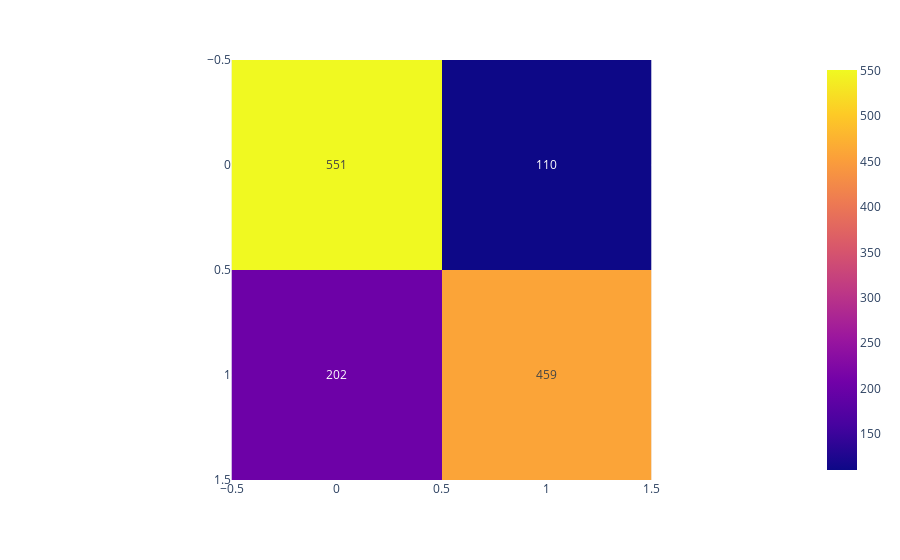

Here is the notebook cell this chart was saved with:
### Code cell
px.imshow(confusion_matrix(y_test, pred), text_auto=True)

### Figure 1 — Plotly figure (JSON) as saved in the notebook; plotly's stock layout.template omitted (floating-point values rounded to 4 significant figures)
{"data": [{"coloraxis": "coloraxis", "hovertemplate": "x: %{x}<br>y: %{y}<br>color: %{z}<extra></extra>", "name": "0", "texttemplate": "%{z}", "type": "heatmap", "xaxis": "x", "yaxis": "y", "z": [[551, 110], [202, 459]]}], "layout": {"coloraxis": {"colorscale": [[0, "#0d0887"], [0.1111, "#46039f"], [0.2222, "#7201a8"], [0.3333, "#9c179e"], [0.4444, "#bd3786"], [0.5556, "#d8576b"], [0.6667, "#ed7953"], [0.7778, "#fb9f3a"], [0.8889, "#fdca26"], [1, "#f0f921"]]}, "margin": {"t": 60}, "xaxis": {"anchor": "y", "constrain": "domain", "domain": [0, 1], "scaleanchor": "y"}, "yaxis": {"anchor": "x", "autorange": "reversed", "constrain": "domain", "domain": [0, 1]}}}
